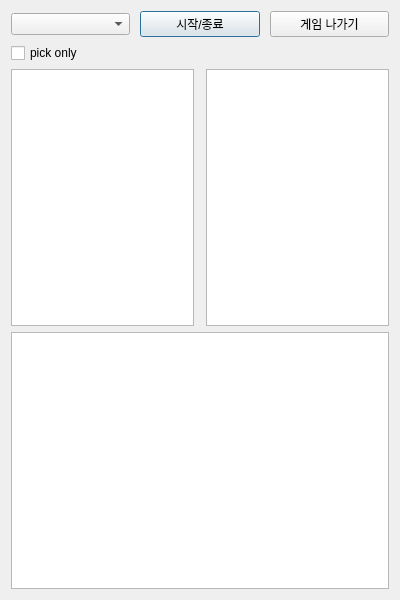
<?xml version="1.0" encoding="UTF-8"?>
<ui version="4.0">
 <class>Dialog</class>
 <widget class="QDialog" name="Dialog">
  <property name="geometry">
   <rect>
    <x>0</x>
    <y>0</y>
    <width>400</width>
    <height>600</height>
   </rect>
  </property>
  <property name="sizePolicy">
   <sizepolicy hsizetype="Expanding" vsizetype="Expanding">
    <horstretch>0</horstretch>
    <verstretch>0</verstretch>
   </sizepolicy>
  </property>
  <property name="windowTitle">
   <string>EarlyPick</string>
  </property>
  <layout class="QVBoxLayout" name="verticalLayout" stretch="0,0,1,1">
   <item>
    <layout class="QHBoxLayout" name="horizontalLayout">
     <property name="spacing">
      <number>10</number>
     </property>
     <property name="leftMargin">
      <number>0</number>
     </property>
     <item>
      <widget class="QComboBox" name="selectedAgent"/>
     </item>
     <item>
      <widget class="QPushButton" name="startToggleButton">
       <property name="text">
        <string>시작/종료</string>
       </property>
      </widget>
     </item>
     <item>
      <widget class="QPushButton" name="quitButton">
       <property name="text">
        <string>게임 나가기</string>
       </property>
      </widget>
     </item>
    </layout>
   </item>
   <item>
    <widget class="QCheckBox" name="pickOnlyCheckBox">
     <property name="font">
      <font>
       <pointsize>9</pointsize>
      </font>
     </property>
     <property name="text">
      <string>pick only</string>
     </property>
    </widget>
   </item>
   <item>
    <layout class="QHBoxLayout" name="horizontalLayout_2" stretch="0,0">
     <property name="spacing">
      <number>12</number>
     </property>
     <item>
      <widget class="QTextBrowser" name="teamTextBox">
       <property name="font">
        <font>
         <family>Sarasa Mono K</family>
         <pointsize>10</pointsize>
         <weight>50</weight>
         <bold>false</bold>
        </font>
       </property>
      </widget>
     </item>
     <item>
      <widget class="QTextBrowser" name="enemyTextBox">
       <property name="font">
        <font>
         <family>Sarasa Mono K</family>
         <pointsize>10</pointsize>
         <weight>50</weight>
         <bold>false</bold>
        </font>
       </property>
      </widget>
     </item>
    </layout>
   </item>
   <item>
    <widget class="QTextBrowser" name="logTextBrowser"/>
   </item>
  </layout>
 </widget>
 <resources/>
 <connections/>
</ui>
